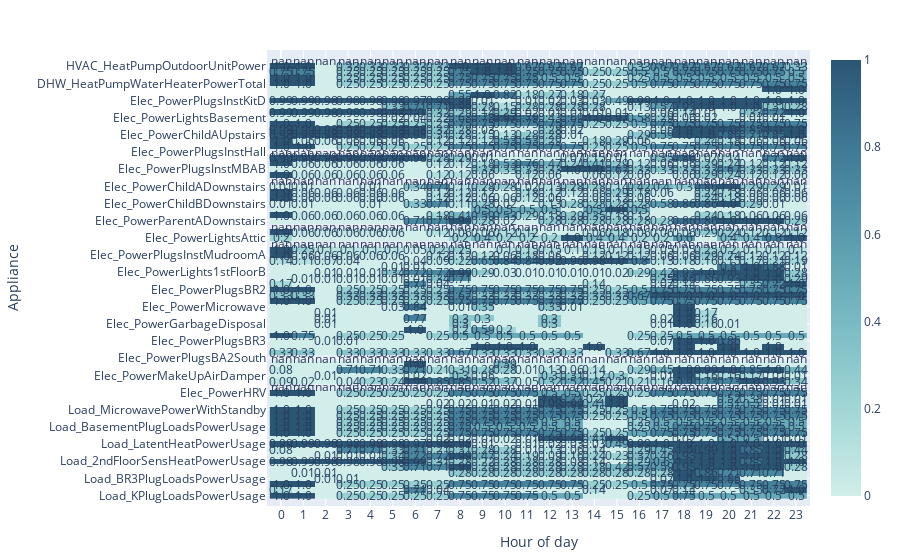

Notebook source saved alongside this figure:
### Code cell
"""
THIS CODE IS WRONG. IT TAKES CONSUMPTION COLUMNS. IT SHOULD TAKE STATUS COLUMNS.
"""

#Forces Timestamp to the type of datetime, to extract the hour of Timestamp.
year1_hourly["Timestamp"] = pd.to_datetime(year1_hourly["Timestamp"], format="%Y-%m-%d %H:%M:%S%z",
                                           utc=True) - pd.to_timedelta(unit="h", arg=(
year1_hourly["Timestamp"].str.split(pat="-", expand=True)[lambda self: self.columns[-1]].str[1]).astype(int))

#Extracts hour of Timestamp.
year1_hourly["HourOfTimestamp"] = year1_hourly.Timestamp.dt.hour

#Replaces values to be binary 0 or 1.
for i in consumption:
    year1_hourly.loc[year1_hourly[i] < 0, i] = 0
    year1_hourly.loc[year1_hourly[i] > 0, i] = 1

#Creates a dataframe with counts of "StatusOffOn" = 1, grouped by HourOfTimestamp for all attributes in year1_hours
hourON_all = year1_hourly.groupby(["HourOfTimestamp"])[consumption].sum()

#set up data to heatmap
columns = hourON_all.columns[1:].tolist()
hourON_all[columns] = normalise_dataframe(hourON_all[columns])
hourON_all["HourOfTimestamp"] = hourON_all.index
z_data = []
for i in hourON_all[columns]:
    data_list = hourON_all[i].round(2).values.tolist()
    z_data.append(data_list)

#Annotate z_values
annotations = go.Annotations()
for n, row in enumerate(z_data):
    for m, val in enumerate(row):
        annotations.append(go.Annotation(text="" if z_data[n][m] == 0 else str(z_data[n][m]),
                                         x=hourON_all["HourOfTimestamp"][m], y=columns[n], xref='x1', yref='y1',
                                         showarrow=False))

#Create heatmap
fig = go.Figure(data=go.Heatmap(
    z=z_data,
    x=hourON_all["HourOfTimestamp"],
    y=columns,
    colorscale='Teal')
)

fig.update_layout(
    margin=dict(
        l=30,
        r=30,
        b=30,
        t=50, ),
    xaxis_nticks=30,
    annotations=annotations)

fig.update_xaxes(title="Hour of day")
fig.update_yaxes(title="Appliance", showticklabels=True)

fig.show()
